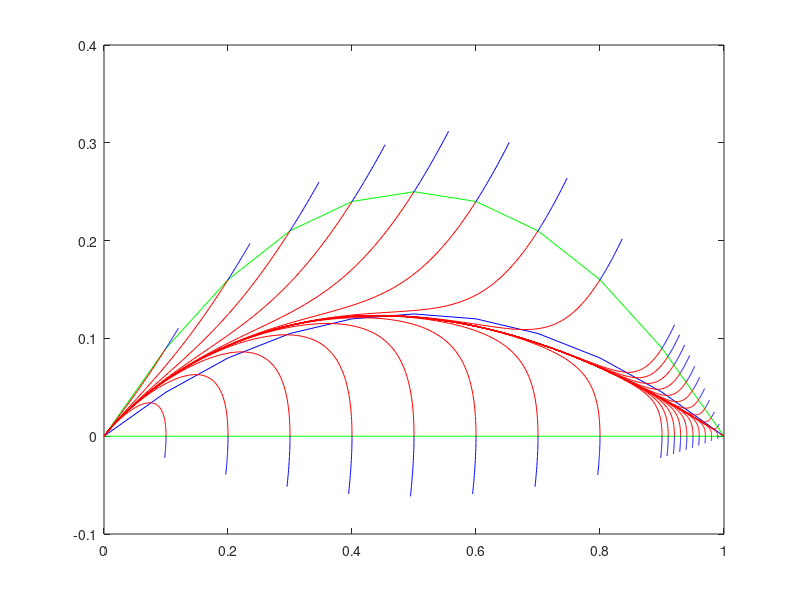

This chart was generated by the following MATLAB code:
function Fisher()

close all

options = odeset('RelTol',1e-6);
figure(1);

u=0:.1:1;
plot(u,0*u,'g');hold on;
plot(u,u.*(1-u),'g');
plot(u,.5*u.*(1-u),'b');


for u=[0:.1:.9,.91:.01:.99,.9999]
    [~,Y] = ode45(@rigid,[0 -10], [u,0*u],options);
    plot(Y(:,1),Y(:,2),'r');
    [~,Y] = ode45(@rigid,[0 .2], [u,0*u],options);
    plot(Y(:,1),Y(:,2),'b');
    [~,Y] = ode45(@rigid,[0 -10], [u,u.*(1-u)],options);
    plot(Y(:,1),Y(:,2),'r');
    [~,Y] = ode45(@rigid,[0 .2], [u,u.*(1-u)],options);
    plot(Y(:,1),Y(:,2),'b');
end

hold off
end



function dy = rigid(~,y)
dy = zeros(2,1);    
dy(1) = y(2) ;
dy(2) = 2*y(2) - y(1)*(1- y(1));
end



